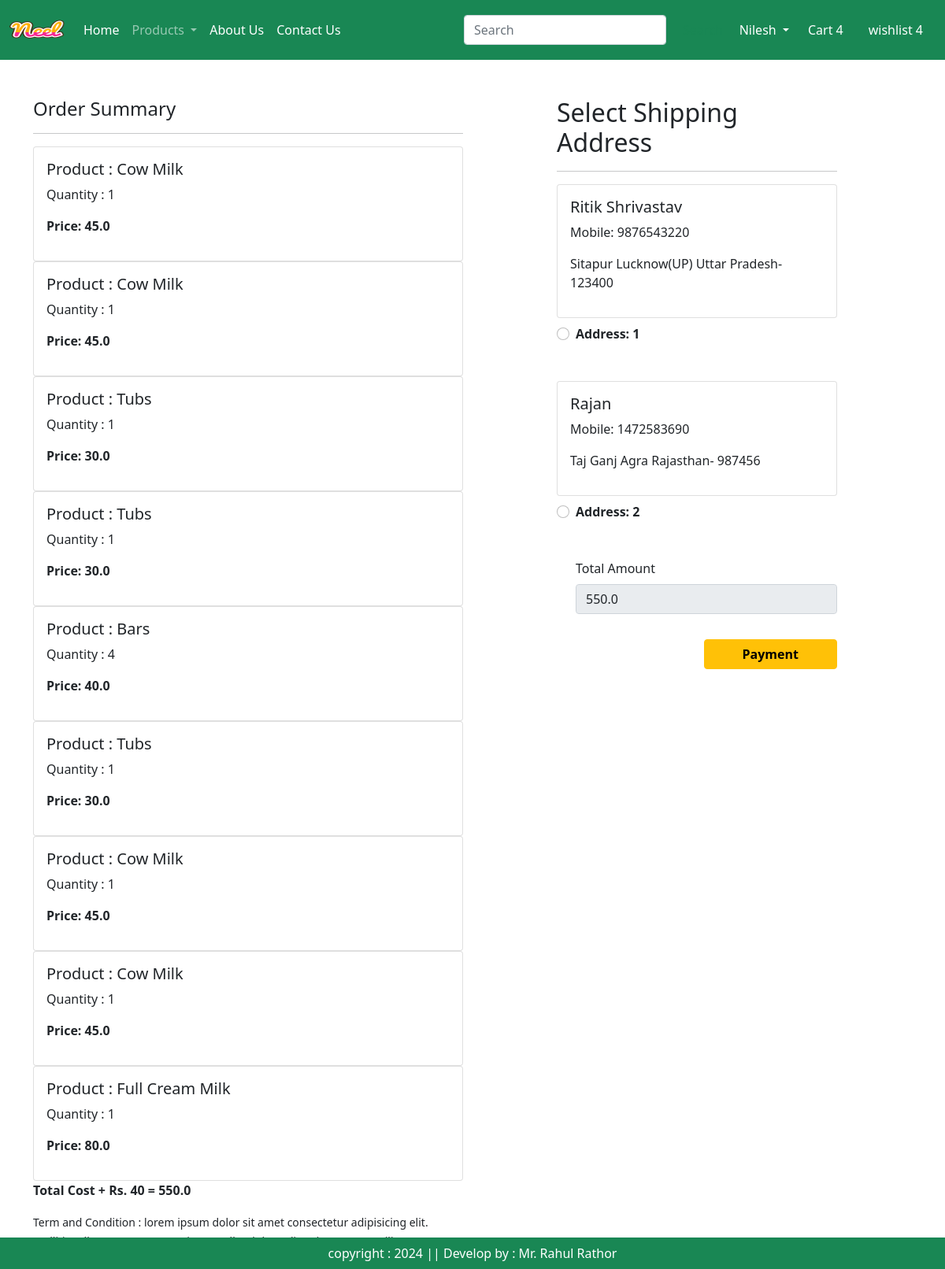
Page /home/checkout/ (signed in) on the committed database.
### app/models.py (models this page shows, shortened)
class Cart(models.Model):
    user = models.ForeignKey(User, on_delete=models.CASCADE)
    product = models.ForeignKey(Product, on_delete=models.CASCADE)
    quantity = models.PositiveIntegerField(default=1)

class Product(models.Model):
    title = models.CharField(max_length=100)
    selling_price = models.FloatField()
    discounted_price = models.FloatField()
    description = models.TextField()
    composition = models.TextField(default='')
    prodapp = models.TextField(default='')
    category = models.CharField(choices= CATEGORY_CHOICES,max_length=2)
    product_images =models.ImageField(upload_to='product')

class Customer(models.Model):
    user = models.ForeignKey(User,on_delete=models.CASCADE)
    name= models.CharField(max_length=200)
    locality = models.CharField(max_length=200)
    city = models.CharField(max_length=100)
    mobile = models.IntegerField(default=0)
    zipcode = models.IntegerField()
    state = models.CharField(choices=STATE_CHOICE, max_length=100)

### app/views.py (the view)
# urls.py: path('checkout/', views.checkout.as_view(), name="checkout"),
class checkout(View):
    def get(self, request):
        user= request.user
        add = Customer.objects.filter(user=user)
        cart_items = Cart.objects.filter(user=user)
        famount = 0
        for p in cart_items:
            value = p.quantity * p.product.discounted_price
            famount = famount + value
        totalamount = famount + 40
        return render(request, "app/checkout.html", locals())

### template/app/checkout.html (shortened to what this page needs)
{% extends "base.html"  %}
{% load static  %}
{% block main-content %}
<div class="container">
    <div class="row mt-5">
        <div class="col-sm-6">
            <h4>Order Summary</h4>
            <hr>
            {% for item in cart_items  %}
            <div class="card">
                <div class="card-body">
                    <h5>Product : {{item.product.title}}</h5>
                    <p>Quantity : {{item.quantity}}</p>
                    <p class="fw-bold">Price: {{item.product.discounted_price}}</p>
                </div>
                </div>
                    {% endfor %}
            <p class="fw-bold">Total Cost + Rs. 40 = {{totalamount}}</p>
            <small> Term and Condition : lorem ipsum dolor sit amet consectetur adipisicing elit. Mollitia,
                ullam saepe! Iure option repellat dolor velit, minus rem. Facilis cumque neque
                numquam laboriosam, accusantium adipisci nisi nihil in et quis?
            </small>
        </div>
         <div class="col-sm-4 offset-sm-1">
        <h2>Select  Shipping Address </h2>
        <hr>
        <form action="" method="post"  id="myform">
            {% for ad in add %}
             <div class="card ">
                 <div class="card-body">
                            <h5>{{ad.name}}</h5>
                            <p>Mobile: {{ad.mobile}}</p>
                            <p>{{ad.locality}} {{ad.city}} {{ad.state}}- {{ad.zipcode}}</p>
                        </div>
                    </div>
              <div class="form-check mt-2 mb-5">
                  <input class="form-check-input" type="radio" name="custid" id="custadd{{forloop.counter}}" value="{{ad.id}}">
                  <label class="form-check-label fw-bold" for="custadd{{forloop.counter}}">
                      Address: {{forloop.counter}}</label>
              </div>
            {% endfor %}
            <div class="form-check  mb-3">
                <label class="form-label " for="totamount">
                      Total Amount </label>
                  <input class="form-control " type="number" name="totamount" id="totamount" value="{{totalamount}}"
                  readonly>
              </div>
            <div class="text-end">
                <button id="rzp-button1" type="submit" class="btn btn-warning mt-3 px-5 fw-bold" >Payment</button>
            </div>
         </form>
         </div>
    </div>
</div>
{% endblock main-content %}

### rows in the picture
Cart: product "Cow Milk", quantity "1", product.discounted_price "45.0"
Cart: product "Cow Milk", quantity "1", product.discounted_price "45.0"
Cart: product "Tubs", quantity "1", product.discounted_price "30.0"
Cart: product "Tubs", quantity "1", product.discounted_price "30.0"
Cart: product "Bars", quantity "4", product.discounted_price "40.0"
Cart: product "Tubs", quantity "1", product.discounted_price "30.0"
Cart: product "Cow Milk", quantity "1", product.discounted_price "45.0"
Cart: product "Cow Milk", quantity "1", product.discounted_price "45.0"
Cart: product "Full Cream Milk", quantity "1", product.discounted_price "80.0"
Customer: name "Ritik Shrivastav", mobile "9876543220", locality "Sitapur", city "Lucknow(UP)", state "Uttar Pradesh", zipcode "123400"
Customer: name "Rajan", mobile "1472583690", locality "Taj Ganj", city "Agra", state "Rajasthan", zipcode "987456"

### other values in the picture
{{ totalamount }} "550.0"
